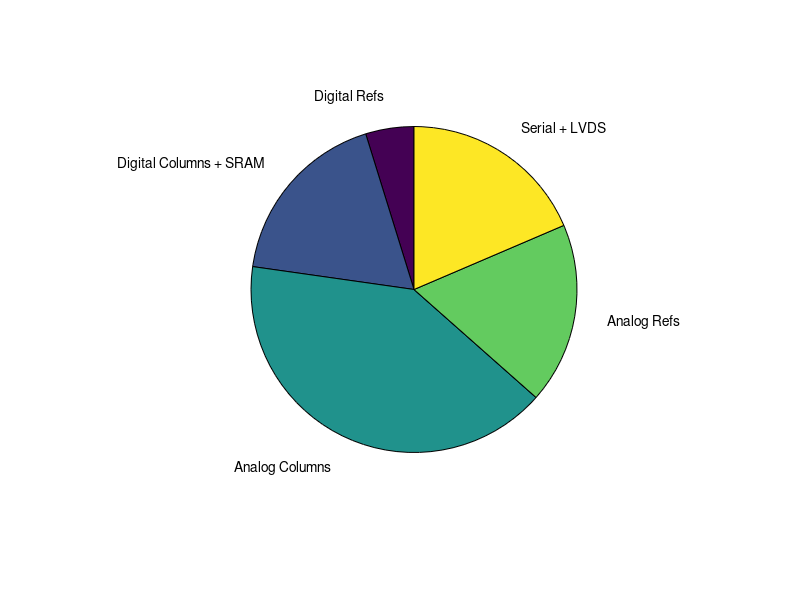

The MATLAB source for this figure:
total = 177;

POWER = [8 30 68 30 31];

LABELS = {'Digital Refs', 'Digital Columns + SRAM', 'Analog Columns', 'Analog Refs', 'Serial + LVDS'};

pie(POWER,LABELS);
